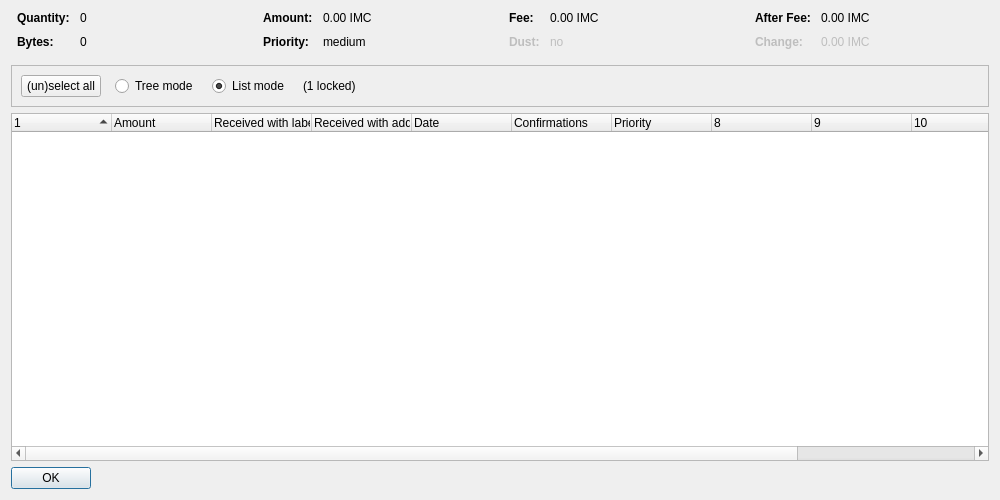
<?xml version="1.0" encoding="UTF-8"?>
<ui version="4.0">
 <class>CoinControlDialog</class>
 <widget class="QDialog" name="CoinControlDialog">
  <property name="geometry">
   <rect>
    <x>0</x>
    <y>0</y>
    <width>1000</width>
    <height>500</height>
   </rect>
  </property>
  <property name="windowTitle">
   <string>Coin Selection</string>
  </property>
  <layout class="QVBoxLayout" name="verticalLayout">
   <item>
    <layout class="QHBoxLayout" name="horizontalLayoutTop" stretch="0,0,0,0">
     <property name="topMargin">
      <number>0</number>
     </property>
     <property name="bottomMargin">
      <number>10</number>
     </property>
     <item>
      <layout class="QFormLayout" name="formLayoutCoinControl1">
       <property name="horizontalSpacing">
        <number>10</number>
       </property>
       <property name="verticalSpacing">
        <number>10</number>
       </property>
       <property name="leftMargin">
        <number>6</number>
       </property>
       <property name="rightMargin">
        <number>6</number>
       </property>
       <item row="0" column="0">
        <widget class="QLabel" name="labelCoinControlQuantityText">
         <property name="font">
          <font>
           <weight>75</weight>
           <bold>true</bold>
          </font>
         </property>
         <property name="text">
          <string>Quantity:</string>
         </property>
        </widget>
       </item>
       <item row="0" column="1">
        <widget class="QLabel" name="labelCoinControlQuantity">
         <property name="cursor">
          <cursorShape>IBeamCursor</cursorShape>
         </property>
         <property name="contextMenuPolicy">
          <enum>Qt::ActionsContextMenu</enum>
         </property>
         <property name="text">
          <string notr="true">0</string>
         </property>
         <property name="textInteractionFlags">
          <set>Qt::LinksAccessibleByMouse|Qt::TextSelectableByKeyboard|Qt::TextSelectableByMouse</set>
         </property>
        </widget>
       </item>
       <item row="1" column="0">
        <widget class="QLabel" name="labelCoinControlBytesText">
         <property name="font">
          <font>
           <weight>75</weight>
           <bold>true</bold>
          </font>
         </property>
         <property name="text">
          <string>Bytes:</string>
         </property>
        </widget>
       </item>
       <item row="1" column="1">
        <widget class="QLabel" name="labelCoinControlBytes">
         <property name="cursor">
          <cursorShape>IBeamCursor</cursorShape>
         </property>
         <property name="contextMenuPolicy">
          <enum>Qt::ActionsContextMenu</enum>
         </property>
         <property name="text">
          <string notr="true">0</string>
         </property>
         <property name="textInteractionFlags">
          <set>Qt::LinksAccessibleByMouse|Qt::TextSelectableByKeyboard|Qt::TextSelectableByMouse</set>
         </property>
        </widget>
       </item>
      </layout>
     </item>
     <item>
      <layout class="QFormLayout" name="formLayoutCoinControl2">
       <property name="horizontalSpacing">
        <number>10</number>
       </property>
       <property name="verticalSpacing">
        <number>10</number>
       </property>
       <property name="leftMargin">
        <number>6</number>
       </property>
       <property name="rightMargin">
        <number>6</number>
       </property>
       <item row="0" column="0">
        <widget class="QLabel" name="labelCoinControlAmountText">
         <property name="font">
          <font>
           <weight>75</weight>
           <bold>true</bold>
          </font>
         </property>
         <property name="text">
          <string>Amount:</string>
         </property>
        </widget>
       </item>
       <item row="0" column="1">
        <widget class="QLabel" name="labelCoinControlAmount">
         <property name="cursor">
          <cursorShape>IBeamCursor</cursorShape>
         </property>
         <property name="contextMenuPolicy">
          <enum>Qt::ActionsContextMenu</enum>
         </property>
         <property name="text">
          <string notr="true">0.00 IMC</string>
         </property>
         <property name="textInteractionFlags">
          <set>Qt::LinksAccessibleByMouse|Qt::TextSelectableByKeyboard|Qt::TextSelectableByMouse</set>
         </property>
        </widget>
       </item>
       <item row="1" column="0">
        <widget class="QLabel" name="labelCoinControlPriorityText">
         <property name="font">
          <font>
           <weight>75</weight>
           <bold>true</bold>
          </font>
         </property>
         <property name="text">
          <string>Priority:</string>
         </property>
        </widget>
       </item>
       <item row="1" column="1">
        <widget class="QLabel" name="labelCoinControlPriority">
         <property name="cursor">
          <cursorShape>IBeamCursor</cursorShape>
         </property>
         <property name="contextMenuPolicy">
          <enum>Qt::ActionsContextMenu</enum>
         </property>
         <property name="text">
          <string notr="true">medium</string>
         </property>
         <property name="textInteractionFlags">
          <set>Qt::LinksAccessibleByMouse|Qt::TextSelectableByKeyboard|Qt::TextSelectableByMouse</set>
         </property>
        </widget>
       </item>
      </layout>
     </item>
     <item>
      <layout class="QFormLayout" name="formLayoutCoinControl3">
       <property name="horizontalSpacing">
        <number>10</number>
       </property>
       <property name="verticalSpacing">
        <number>10</number>
       </property>
       <property name="leftMargin">
        <number>6</number>
       </property>
       <property name="rightMargin">
        <number>6</number>
       </property>
       <item row="0" column="0">
        <widget class="QLabel" name="labelCoinControlFeeText">
         <property name="font">
          <font>
           <weight>75</weight>
           <bold>true</bold>
          </font>
         </property>
         <property name="text">
          <string>Fee:</string>
         </property>
        </widget>
       </item>
       <item row="0" column="1">
        <widget class="QLabel" name="labelCoinControlFee">
         <property name="cursor">
          <cursorShape>IBeamCursor</cursorShape>
         </property>
         <property name="contextMenuPolicy">
          <enum>Qt::ActionsContextMenu</enum>
         </property>
         <property name="text">
          <string notr="true">0.00 IMC</string>
         </property>
         <property name="textInteractionFlags">
          <set>Qt::LinksAccessibleByMouse|Qt::TextSelectableByKeyboard|Qt::TextSelectableByMouse</set>
         </property>
        </widget>
       </item>
       <item row="1" column="0">
        <widget class="QLabel" name="labelCoinControlLowOutputText">
         <property name="enabled">
          <bool>false</bool>
         </property>
         <property name="font">
          <font>
           <weight>75</weight>
           <bold>true</bold>
          </font>
         </property>
         <property name="text">
          <string>Dust:</string>
         </property>
        </widget>
       </item>
       <item row="1" column="1">
        <widget class="QLabel" name="labelCoinControlLowOutput">
         <property name="enabled">
          <bool>false</bool>
         </property>
         <property name="cursor">
          <cursorShape>IBeamCursor</cursorShape>
         </property>
         <property name="contextMenuPolicy">
          <enum>Qt::ActionsContextMenu</enum>
         </property>
         <property name="text">
          <string notr="true">no</string>
         </property>
         <property name="textInteractionFlags">
          <set>Qt::LinksAccessibleByMouse|Qt::TextSelectableByKeyboard|Qt::TextSelectableByMouse</set>
         </property>
        </widget>
       </item>
      </layout>
     </item>
     <item>
      <layout class="QFormLayout" name="formLayoutCoinControl4">
       <property name="horizontalSpacing">
        <number>10</number>
       </property>
       <property name="verticalSpacing">
        <number>10</number>
       </property>
       <property name="leftMargin">
        <number>6</number>
       </property>
       <property name="rightMargin">
        <number>6</number>
       </property>
       <item row="0" column="0">
        <widget class="QLabel" name="labelCoinControlAfterFeeText">
         <property name="font">
          <font>
           <weight>75</weight>
           <bold>true</bold>
          </font>
         </property>
         <property name="text">
          <string>After Fee:</string>
         </property>
        </widget>
       </item>
       <item row="0" column="1">
        <widget class="QLabel" name="labelCoinControlAfterFee">
         <property name="cursor">
          <cursorShape>IBeamCursor</cursorShape>
         </property>
         <property name="contextMenuPolicy">
          <enum>Qt::ActionsContextMenu</enum>
         </property>
         <property name="text">
          <string notr="true">0.00 IMC</string>
         </property>
         <property name="textInteractionFlags">
          <set>Qt::LinksAccessibleByMouse|Qt::TextSelectableByKeyboard|Qt::TextSelectableByMouse</set>
         </property>
        </widget>
       </item>
       <item row="1" column="0">
        <widget class="QLabel" name="labelCoinControlChangeText">
         <property name="enabled">
          <bool>false</bool>
         </property>
         <property name="font">
          <font>
           <weight>75</weight>
           <bold>true</bold>
          </font>
         </property>
         <property name="text">
          <string>Change:</string>
         </property>
        </widget>
       </item>
       <item row="1" column="1">
        <widget class="QLabel" name="labelCoinControlChange">
         <property name="enabled">
          <bool>false</bool>
         </property>
         <property name="cursor">
          <cursorShape>IBeamCursor</cursorShape>
         </property>
         <property name="contextMenuPolicy">
          <enum>Qt::ActionsContextMenu</enum>
         </property>
         <property name="text">
          <string notr="true">0.00 IMC</string>
         </property>
         <property name="textInteractionFlags">
          <set>Qt::LinksAccessibleByMouse|Qt::TextSelectableByKeyboard|Qt::TextSelectableByMouse</set>
         </property>
        </widget>
       </item>
      </layout>
     </item>
    </layout>
   </item>
   <item>
    <widget class="QFrame" name="frame">
     <property name="minimumSize">
      <size>
       <width>0</width>
       <height>40</height>
      </size>
     </property>
     <property name="frameShape">
      <enum>QFrame::StyledPanel</enum>
     </property>
     <property name="frameShadow">
      <enum>QFrame::Sunken</enum>
     </property>
     <layout class="QHBoxLayout" name="horizontalLayout">
      <item>
       <layout class="QHBoxLayout" name="horizontalLayoutPanel" stretch="0,0,0,0,0">
        <property name="spacing">
         <number>14</number>
        </property>
        <item>
         <widget class="QPushButton" name="pushButtonSelectAll">
          <property name="sizePolicy">
           <sizepolicy hsizetype="Maximum" vsizetype="Fixed">
            <horstretch>0</horstretch>
            <verstretch>0</verstretch>
           </sizepolicy>
          </property>
          <property name="text">
           <string>(un)select all</string>
          </property>
          <property name="autoDefault">
           <bool>false</bool>
          </property>
         </widget>
        </item>
        <item>
         <widget class="QRadioButton" name="radioTreeMode">
          <property name="sizePolicy">
           <sizepolicy hsizetype="Maximum" vsizetype="Fixed">
            <horstretch>0</horstretch>
            <verstretch>0</verstretch>
           </sizepolicy>
          </property>
          <property name="text">
           <string>Tree mode</string>
          </property>
         </widget>
        </item>
        <item>
         <widget class="QRadioButton" name="radioListMode">
          <property name="sizePolicy">
           <sizepolicy hsizetype="Maximum" vsizetype="Fixed">
            <horstretch>0</horstretch>
            <verstretch>0</verstretch>
           </sizepolicy>
          </property>
          <property name="text">
           <string>List mode</string>
          </property>
          <property name="checked">
           <bool>true</bool>
          </property>
         </widget>
        </item>
        <item>
         <widget class="QLabel" name="labelLocked">
          <property name="text">
           <string notr="true">(1 locked)</string>
          </property>
         </widget>
        </item>
        <item>
         <spacer name="horizontalSpacer">
          <property name="orientation">
           <enum>Qt::Horizontal</enum>
          </property>
          <property name="sizeHint" stdset="0">
           <size>
            <width>40</width>
            <height>20</height>
           </size>
          </property>
         </spacer>
        </item>
       </layout>
      </item>
     </layout>
    </widget>
   </item>
   <item>
    <widget class="CoinControlTreeWidget" name="treeWidget">
     <property name="contextMenuPolicy">
      <enum>Qt::CustomContextMenu</enum>
     </property>
     <property name="sortingEnabled">
      <bool>false</bool>
     </property>
     <property name="columnCount">
      <number>12</number>
     </property>
     <attribute name="headerShowSortIndicator" stdset="0">
      <bool>true</bool>
     </attribute>
     <attribute name="headerStretchLastSection">
      <bool>false</bool>
     </attribute>
     <column>
      <property name="text">
       <string/>
      </property>
     </column>
     <column>
      <property name="text">
       <string>Amount</string>
      </property>
     </column>
     <column>
      <property name="text">
       <string>Received with label</string>
      </property>
     </column>
     <column>
      <property name="text">
       <string>Received with address</string>
      </property>
     </column>
     <column>
      <property name="text">
       <string>Date</string>
      </property>
     </column>
     <column>
      <property name="text">
       <string>Confirmations</string>
      </property>
      <property name="toolTip">
       <string>Confirmed</string>
      </property>
     </column>
     <column>
      <property name="text">
       <string>Priority</string>
      </property>
     </column>
     <column>
      <property name="text">
       <string/>
      </property>
     </column>
     <column>
      <property name="text">
       <string/>
      </property>
     </column>
     <column>
      <property name="text">
       <string/>
      </property>
     </column>
     <column>
      <property name="text">
       <string/>
      </property>
     </column>
     <column>
      <property name="text">
       <string/>
      </property>
     </column>
    </widget>
   </item>
   <item>
    <widget class="QDialogButtonBox" name="buttonBox">
     <property name="sizePolicy">
      <sizepolicy hsizetype="Maximum" vsizetype="Fixed">
       <horstretch>0</horstretch>
       <verstretch>0</verstretch>
      </sizepolicy>
     </property>
     <property name="orientation">
      <enum>Qt::Horizontal</enum>
     </property>
     <property name="standardButtons">
      <set>QDialogButtonBox::Ok</set>
     </property>
    </widget>
   </item>
  </layout>
 </widget>
 <customwidgets>
  <customwidget>
   <class>CoinControlTreeWidget</class>
   <extends>QTreeWidget</extends>
   <header>coincontroltreewidget.h</header>
  </customwidget>
 </customwidgets>
 <resources/>
 <connections/>
</ui>
